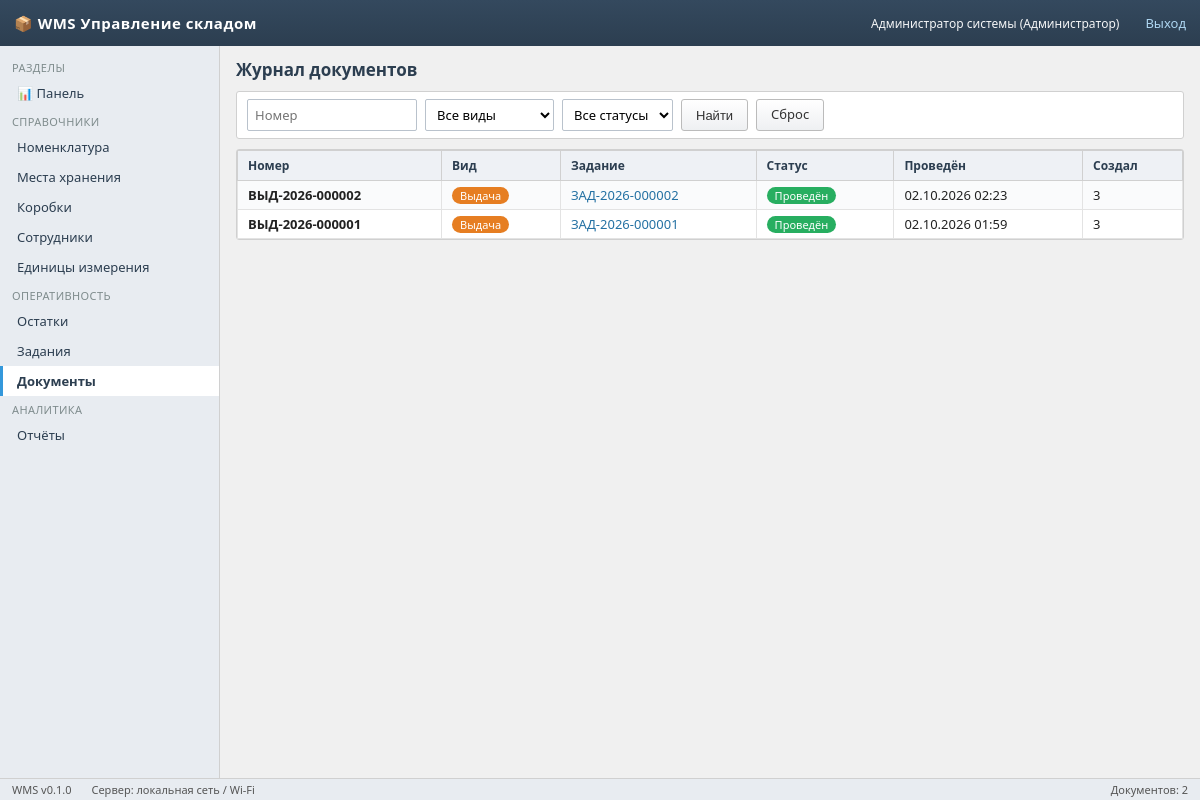
Page /documents (signed in) on the committed database.
### app/models/models.py (models this page shows)
class User(Base):
    __tablename__ = "users"
    id: Mapped[int] = mapped_column(primary_key=True)
    username: Mapped[str] = mapped_column(String(64), unique=True, index=True)
    password_hash: Mapped[str] = mapped_column(String(128), default="")
    full_name: Mapped[str] = mapped_column(String(128), default="")
    role: Mapped[str] = mapped_column(String(16), default="worker")  # admin/controller/worker
    pin_code: Mapped[str] = mapped_column(String(8), default="")
    is_active: Mapped[bool] = mapped_column(Boolean, default=True)
    created_at: Mapped[datetime] = mapped_column(DateTime, default=datetime.utcnow)
    employee = relationship("Employee", back_populates="user", uselist=False)

class Document(Base):
    __tablename__ = "documents"
    id: Mapped[int] = mapped_column(primary_key=True)
    number: Mapped[str] = mapped_column(String(32), unique=True, index=True)
    type: Mapped[str] = mapped_column(String(32))  # ISSUE/WRITEOFF/RETURN/MOVE
    task_id: Mapped[int | None] = mapped_column(ForeignKey("tasks.id"), nullable=True)
    status: Mapped[str] = mapped_column(String(16), default="posted")  # draft/posted/cancelled
    created_by: Mapped[int | None] = mapped_column(ForeignKey("users.id"), nullable=True)
    created_at: Mapped[datetime] = mapped_column(DateTime, default=datetime.utcnow)
    posted_at: Mapped[datetime | None] = mapped_column(DateTime, nullable=True)
    task = relationship("Task")

class Task(Base):
    __tablename__ = "tasks"
    id: Mapped[int] = mapped_column(primary_key=True)
    number: Mapped[str] = mapped_column(String(32), unique=True, index=True)
    type: Mapped[str] = mapped_column(String(32), default="mixed")
    status: Mapped[str] = mapped_column(String(16), default="draft", index=True)
    employee_id: Mapped[int | None] = mapped_column(ForeignKey("employees.id"), nullable=True)
    created_by: Mapped[int | None] = mapped_column(ForeignKey("users.id"), nullable=True)
    assigned_device: Mapped[str] = mapped_column(String(64), default="")
    notes: Mapped[str] = mapped_column(Text, default="")
    created_at: Mapped[datetime] = mapped_column(DateTime, default=datetime.utcnow)
    sent_at: Mapped[datetime | None] = mapped_column(DateTime, nullable=True)
    completed_at: Mapped[datetime | None] = mapped_column(DateTime, nullable=True)
    lines = relationship("TaskLine", back_populates="task", cascade="all, delete-orphan",
                         order_by="TaskLine.sort_order")
    employee = relationship("Employee")
    created_by_user = relationship("User")

### app/api/ops.py (the view)
@router.get("/documents", response_class=HTMLResponse)
def documents_page(request: Request, typ: str = "", status: str = "", q: str = "",
                   db: Session = Depends(get_db)):
    u = require_role(request, db, ROLE)
    if not u:
        return redir_login()
    query = db.query(Document)
    if typ in DOC_TYPE_NAMES:
        query = query.filter(Document.type == typ)
    if status in ("draft", "posted", "cancelled"):
        query = query.filter(Document.status == status)
    if q:
        query = query.filter(Document.number.ilike(f"%{q}%"))
    docs = query.order_by(Document.created_at.desc()).limit(300).all()
    return templates.TemplateResponse("documents.html", {
        "request": request, "user": u, "items": docs, "typ": typ, "status": status,
        "q": q, "doc_types": DOC_TYPE_NAMES, "status_names": STATUS_NAMES,
        "app_title": "WMS Управление складом", "active": "documents"})

### app/templates/documents.html (shortened to what this page needs)
{% extends "base.html" %}
{% block content %}
<div class="page-head"><h1>Журнал документов</h1></div>
<div class="toolbar">
  <form method="get" style="display:flex;gap:8px">
    <input type="text" name="q" placeholder="Номер" value="{{ q }}" style="width:170px">
    <select name="typ"><option value="">Все виды</option>
      {% for k,v in doc_types.items() %}<option value="{{ k }}" {% if typ==k %}selected{% endif %}>{{ v }}</option>{% endfor %}</select>
    <select name="status"><option value="">Все статусы</option>
      <option value="cancelled" {% if status=='cancelled' %}selected{% endif %}>Отменён</option></select>
    <button class="btn">Найти</button><a class="btn" href="/documents">Сброс</a>
  </form>
</div>
<div class="panel">
<table class="grid">
  <tr><th>Номер</th><th>Вид</th><th>Задание</th><th>Статус</th><th>Проведён</th><th>Создал</th></tr>
  {% for d in items %}
  <tr class="clickable" onclick="location='/documents/{{ d.id }}'">
    <td><b>{{ d.number }}</b></td>
    <td>{% if d.type=='ISSUE' %}<span class="badge orange">Выдача</span>
        {% elif d.type=='RETURN' %}<span class="badge green">Возврат</span>
        {% elif d.type=='WRITEOFF' %}<span class="badge red">Списание</span>
        {% else %}<span class="badge blue">Перемещение</span>{% endif %}</td>
    <td>{% if d.task %}<a href="/tasks/{{ d.task_id }}">{{ d.task.number }}</a>{% else %}—{% endif %}</td>
    <td>{% if d.status=='posted' %}<span class="badge green">Проведён</span>
        {% elif d.status=='cancelled' %}<span class="badge red">Отменён</span>
        {% else %}<span class="badge gray">Черновик</span>{% endif %}</td>
    <td>{{ d.posted_at.strftime('%d.%m.%Y %H:%M') if d.posted_at else '—' }}</td>
    <td>{{ d.created_by or '—' }}</td>
  </tr>
  {% else %}<tr><td colspan="6" class="muted center">Документов нет</td></tr>{% endfor %}
</table>
</div>
{% endblock %}
{% block status_right %}Документов: {{ items|length }}{% endblock %}

### app/templates/base.html (shortened to what this page needs)
<!doctype html>
<html lang="ru">
<head>
<link rel="stylesheet" href="/static/wms.css">
</head>
<body>
<div class="topbar">
  <span class="logo">📦 {{ app_title }}</span>
  {% if user %}
    <span class="user">{{ user.full_name or user.username }}
      ({{ {'admin':'Администратор','controller':'Контролёр','worker':'Складской рабочий'}[user.role] }})</span>
    <a href="/logout">Выход</a>
  {% endif %}
</div>
{% if user %}
<nav class="sidebar">
  <div class="section">Разделы</div>
  <a class="nav-item {% if active=='dashboard' %}active{% endif %}" href="/">📊 Панель</a>
  <div class="section">Справочники</div>
  <a class="nav-item {% if active=='nomenclature' %}active{% endif %}" href="/nomenclature">Номенклатура</a>
  <a class="nav-item {% if active=='locations' %}active{% endif %}" href="/locations">Места хранения</a>
  <a class="nav-item {% if active=='boxes' %}active{% endif %}" href="/boxes">Коробки</a>
  <a class="nav-item {% if active=='employees' %}active{% endif %}" href="/employees">Сотрудники</a>
  <a class="nav-item {% if active=='units' %}active{% endif %}" href="/units">Единицы измерения</a>
  <div class="section">Оперативность</div>
  <a class="nav-item {% if active=='stock' %}active{% endif %}" href="/stock">Остатки</a>
  <a class="nav-item {% if active=='tasks' %}active{% endif %}" href="/tasks">Задания</a>
  <a class="nav-item {% if active=='documents' %}active{% endif %}" href="/documents">Документы</a>
  <div class="section">Аналитика</div>
  <a class="nav-item {% if active=='reports' %}active{% endif %}" href="/reports">Отчёты</a>
</nav>
{% endif %}
<main class="main" {% if not user %}style="margin-left:0"{% endif %}>
{% block content %}{% endblock %}
</main>
<div class="statusbar">
  <span>WMS v0.1.0</span>
  <span>Сервер: локальная сеть / Wi-Fi</span>
  <span style="margin-left:auto">{% block status_right %}Готов{% endblock %}</span>
</div>
</body>
</html>

### app/static/wms.css (style rules this page uses)
:root { --bg: #f0f0f0; --panel: #ffffff; --head: #2c3e50; --btn: #3498db; --ok: #27ae60; --danger: #e74c3c; --border: #d0d0d0; }
* { box-sizing: border-box; margin: 0; padding: 0; }
body { font-family: "Segoe UI", Tahoma, Arial, sans-serif; background: var(--bg); color: #222; font-size: 13px; }
a { color: #2471a3; text-decoration: none; }
.topbar { height: 46px; background: linear-gradient(#34495e, #2c3e50); color: #fff; display: flex; align-items: center; padding: 0 14px; gap: 14px; position: fixed; top: 0; left: 0; right: 0; z-index: 100; }
.topbar .logo { font-weight: bold; font-size: 15px; letter-spacing: .5px; }
.topbar .user { font-size: 12px; opacity: .95; }
.topbar a { color: #aed6f1; margin-left: 12px; }
.sidebar { position: fixed; top: 46px; bottom: 22px; left: 0; width: 220px; background: #e8ecf1; border-right: 1px solid var(--border); overflow-y: auto; padding: 8px 0; }
.sidebar .section { padding: 6px 12px 3px; font-size: 11px; color: #7f8c8d; text-transform: uppercase; letter-spacing: .4px; }
.sidebar a.nav-item { display: block; padding: 6px 14px; color: #2c3e50; border-left: 3px solid transparent; }
.sidebar a.nav-item.active { background: #fff; border-left-color: var(--btn); font-weight: 600; }
.main { margin: 46px 0 22px 220px; padding: 12px 16px; }
.page-head { display: flex; align-items: center; gap: 10px; margin-bottom: 10px; }
.page-head h1 { font-size: 17px; color: var(--head); }
.toolbar { background: var(--panel); border: 1px solid var(--border); border-radius: 3px; padding: 7px 10px; margin-bottom: 10px; display: flex; gap: 8px; align-items: center; flex-wrap: wrap; }
.btn { display: inline-block; padding: 5px 14px; border-radius: 3px; border: 1px solid #bbb; background: linear-gradient(#fff, #eef0f2); color: #333; cursor: pointer; font-size: 13px; }
.panel { background: var(--panel); border: 1px solid var(--border); border-radius: 3px; margin-bottom: 12px; }
table.grid { width: 100%; border-collapse: collapse; }
table.grid th { background: #eef1f5; color: var(--head); text-align: left; padding: 6px 10px; border: 1px solid var(--border); font-size: 12px; white-space: nowrap; }
table.grid td { padding: 5px 10px; border: 1px solid #e3e3e3; vertical-align: top; }
table.grid tr:nth-child(even) td { background: #fafbfc; }
table.grid tr.clickable { cursor: pointer; }
input[type=text], input[type=password], input[type=number], input[type=date], select, textarea { border: 1px solid #b9c2cc; border-radius: 2px; padding: 5px 7px; font-size: 13px; background: #fff; font-family: inherit; }
.badge { display: inline-block; padding: 1px 8px; border-radius: 9px; font-size: 11px; color: #fff; background: #95a5a6; white-space: nowrap; }
.badge.green { background: var(--ok); }
.badge.orange { background: #e67e22; }
.statusbar { position: fixed; bottom: 0; left: 0; right: 0; height: 22px; line-height: 22px; background: #e8ecf1; border-top: 1px solid var(--border); font-size: 11px; color: #555; padding: 0 12px; display: flex; gap: 20px; z-index: 100; }

### rows in the picture
User: full_name "Администратор системы", role "Администратор"
Document: number "ВЫД-2026-000002", type "Выдача", task.number "ЗАД-2026-000002", status "Проведён", posted_at "02.10.2026 02:23", created_by "3"
Document: number "ВЫД-2026-000001", type "Выдача", task.number "ЗАД-2026-000001", status "Проведён", posted_at "02.10.2026 01:59", created_by "3"

### other values in the picture
{{ app_title }} "WMS Управление складом"
{{ items|length }} "2"
